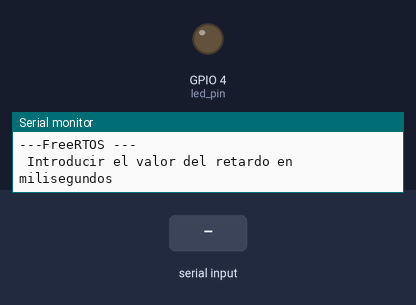
The sketch below on a simulated ESP32. On the bench: output pins drawn as LEDs (lit = HIGH), the last lines printed to the serial monitor. Dashed ring = blinking. The inputs (shaded band) are chosen by the test bench.

Above: at 1.8 s.
1.9 s: "90,45\n" received over Serial
At 6.8 s:
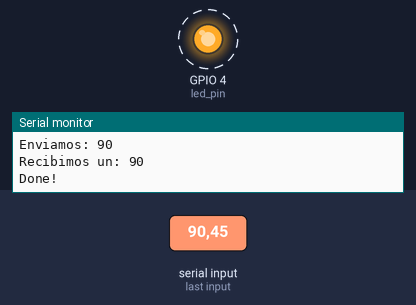
Timing chart, 0 to 10.9 s (numbered marks = the images above; inputs shaded):
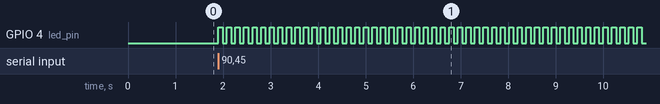

Measured:
- after the input at 1.9 s, GPIO 4 (led_pin): alternates HIGH for 0.09 s and LOW for 0.09 s, starting at once

The sketch:

Actividad_06.ino
```cpp
// Semaforo binario

// Use only core 1 for demo purposes
#if CONFIG_FREERTOS_UNICORE
  static const BaseType_t app_cpu = 0;
#else
  static const BaseType_t app_cpu = 1;
#endif

// defina el led de su eleccion
static const int led_pin = 4;

// variable global
static SemaphoreHandle_t bin_sem;

//*****************************************************************************
// Tareas

// Blink LED con base a la tasa predefinida
void blinkLED(void *parameters) {

  // copiamos parametros en variables globales
  int num = *(int *)parameters;

  // Liberamos semaforo binario * Hasta este punto empieza
  xSemaphoreGive(bin_sem);

  // imprimimos parametros
  Serial.print("Recibimos un: ");
  Serial.println(num);

  // LED como salida
  pinMode(led_pin, OUTPUT);

  // ciclo infinito
  while (1) {
    digitalWrite(led_pin, HIGH);
    vTaskDelay(num / portTICK_PERIOD_MS);
    digitalWrite(led_pin, LOW);
    vTaskDelay(num / portTICK_PERIOD_MS);
  }
}

//*****************************************************************************
// Main

void setup() {

  long int delay_arg;

  // Configure Serial
  Serial.begin(115200);

  // retardo antes de iniciar
  vTaskDelay(1000 / portTICK_PERIOD_MS);
  Serial.println();
  Serial.println("---FreeRTOS ---");
  Serial.println(" Introducir el valor del retardo en milisegundos ");

  // esperamos por el valor
  while (Serial.available() <= 0);

  // leemos el dato y lo almacenamos
  delay_arg = Serial.parseInt();
  Serial.print("Enviamos: ");
  Serial.println(delay_arg);

  // Creamos semaforo binario
  bin_sem = xSemaphoreCreateBinary();

  // tarea 1
  xTaskCreatePinnedToCore(blinkLED,
                          "Blink LED",
                          1024,
                          (void *)&delay_arg,
                          1,
                          NULL,
                          app_cpu);

  //
  xSemaphoreTake(bin_sem, portMAX_DELAY);

  //
  Serial.println("Done!");
}

void loop() {
  vTaskDelay(1000 / portTICK_PERIOD_MS);
}
// El semaphore da una configuración
/* El código hace que se encienda y apague el led durante los ms establecido.
   Se manda por UART el retardo que se quería. */
```
